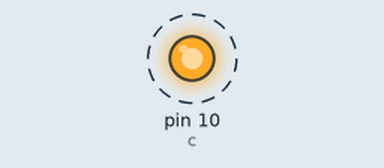
Simulated run of this sketch. Board: Arduino Uno, built with avr-gcc and run on an emulated ATmega328P. Parts: output pins drawn as LEDs (lit = HIGH). Dashed ring = blinking.

Above: at 0.5 s.
Timing chart, 0 to 4.6 s (numbered marks = the images above):
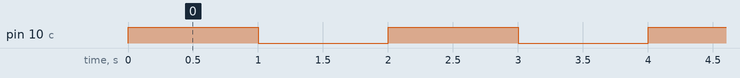

Measured:
- by itself, pin 10 (c): alternates HIGH for 1.0 s and LOW for 1.0 s

The sketch:

7_2_hfg_offenbach_robotik_relay.ino
```cpp
 int c = 10;

void setup() {
  //Init Pin
  pinMode(c, OUTPUT);
}

void loop() {
  digitalWrite(c, HIGH);
  delay(1000);
  digitalWrite(c, LOW);
  delay(1000);
}
```
